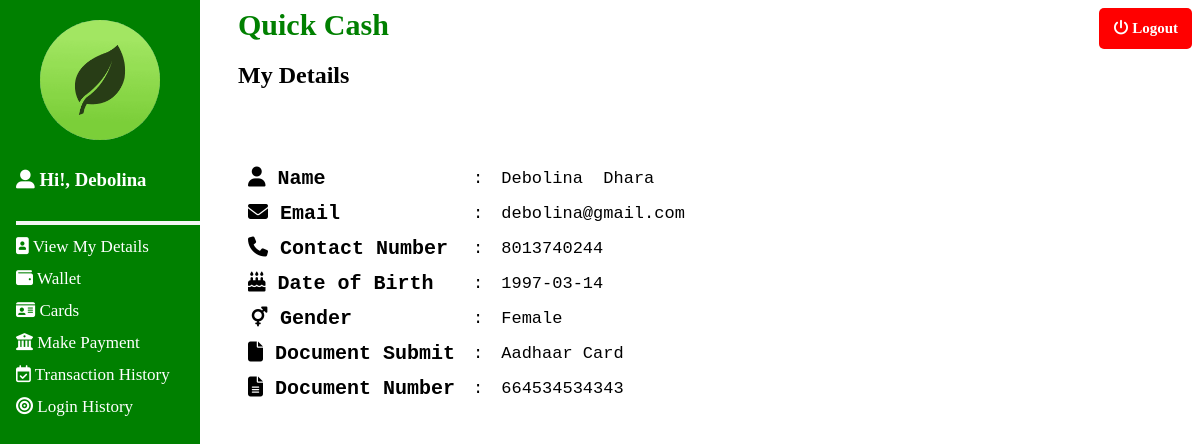
Screenshot of /user_welcome.php (signed in) with the database file from the repository.
### tables this page shows
CREATE TABLE `user2` (
  `id` int(11) NOT NULL,
  `fname` varchar(50) NOT NULL,
  `lname` varchar(50) NOT NULL,
  `email` varchar(50) NOT NULL,
  `phone` varchar(10) NOT NULL,
  `dob` date NOT NULL,
  `gender` varchar(7) NOT NULL,
  `document` varchar(20) NOT NULL,
  `card_no` varchar(25) NOT NULL,
  `password` varchar(80) NOT NULL,
  `byname` varchar(50) NOT NULL,
  `datetime` varchar(150) NOT NULL
);

### usersession.php (called while the page is built, shortened)
<?php
include_once 'dbconfig.php';
   $user_check = $_SESSION['login_user'];
   $ses_sql = mysqli_query($connect,"select *from user2 where phone = '$user_check' ");
   $row = mysqli_fetch_array($ses_sql,MYSQLI_ASSOC);
   $login_session = $row['phone'];
   $fname = $row['fname'];
?>

### user_welcome.php (the view, shortened to what this page needs)
<!DOCTYPE html>
<html>
    <head>
        <link href="css/debitcard.css" rel="stylesheet" type="text/css"/>
        <link href="css/style2.css" rel="stylesheet" type="text/css"/>
        <link href="css/sidenav.css" rel="stylesheet" type="text/css"/>
        <link rel="stylesheet" href="https://cdnjs.cloudflare.com/ajax/libs/font-awesome/4.7.0/css/font-awesome.min.css">
        <link rel="stylesheet" href="https://cdnjs.cloudflare.com/ajax/libs/font-awesome/4.7.0/css/font-awesome.min.css">
        <link href="css/style3.css" rel="stylesheet" type="text/css"/>
        <link rel="stylesheet" href="https://cdnjs.cloudflare.com/ajax/libs/font-awesome/4.7.0/css/font-awesome.min.css">
    </head>
    <body>
        <?php
        include_once 'dbconfig.php';
        include_once 'usersession.php';
        ?>
        <div>
            <div class="container">
                <div>
                    <div class="sidenav">
                        <img src="pics/icoon.png" alt="" id="icon"/>
                        <h3 style=" padding: 6px 16px; color: white"><i class='fas fa-user-alt'></i> Hi!, <?php echo $fname ?></h3>
                        <a href="#"><div class="line"></div></a>
                        <a href="#about" id="my_details"><i class='fas fa-portrait'></i> View My Details</a>
                        <a href="#services" id="wallet"><i class='fas fa-wallet'></i> Wallet</a>
                        <a href="#clients" id="cards"><i class='fas fa-id-card'></i> Cards</a>
                        <a href="#makepay" id="makepay"><i class='fas fa-bank'></i> Make Payment</a>
                        <a href="#transaction" id="transaction"><i class='fa fa-calendar-check-o'></i> Transaction History</a>
                        <a href="#History" id="history"><i class='fas fa-bullseye'></i> Login History</a>
                     </div>
                </div>
            </div>
            <div>
                <div class="content">
                    <div>
                            <div class="headbar">
                                <span class="head">Quick Cash</span>
                                <span class="logoutbutton"><a href="user_logout.php"><i class='fas fa-power-off'></i> Logout</a></span>
                            </div>
                    </div>
                    <div>
                        <div class="mydetails">
                            <h2>My Details</h2>
                            <div>
                                <div class="details">
                                    <?php
                                        $mydetail = mysqli_query($connect, "select *from user2 where phone = $login_session");
                                        while($res = mysqli_fetch_array($mydetail)){
                                    ?>
                                    <table id="my_details">
                                        <tbody>
                                            <tr>
                                                <td><label><i class='fas fa-user'></i> Name</label></td>
                                                <td> : </td>
                                                <td><?php echo $res['fname']; ?> &nbsp;<?php echo $res['lname']; ?></td>
                                            </tr>
                                            <tr>
                                                <td><label><i class="fa fa-envelope"></i> Email</label></td>
                                                <td> : </td>
                                                <td><?php echo $res['email']; ?></td>
                                            </tr>
                                            <tr>
                                                <td><label><i class="fa fa-phone"></i> Contact Number</label></td>
                                                <td> : </td>
                                                <td><?php echo $res['phone'] ?></td>
                                            </tr>
                                            <tr>
                                                <td><label><i class="fa fa-birthday-cake"></i> Date of Birth</label></td>
                                                <td> : </td>
                                                <td><?php echo $res['dob'] ?></td>
                                            </tr>
                                            <tr>
                                                <td><label><i class="fa fa-intersex"></i> Gender</label></td>
                                                <td> : </td>
                                                <td><?php echo $res['gender'] ?></td>
                                            </tr>
                                            <tr>
                                                <td><label><i class="fa fa-file"></i> Document Submit</label></td>
                                                <td> : </td>
                                                <td><?php echo $res['document'] ?></td>
                                            </tr>
                                            <tr>
                                                <td><label><i class="fa fa-file-text"></i> Document Number</label></td>
                                                <td> : </td>
                                                <td><?php echo $res['card_no'] ?></td>
                                            </tr>
                                        </tbody>
                                    </table>
                                    <?php
                                       }
                                    ?>
                                </div>
                            </div>
                        </div>
                    </div>
                </div>
            </div>
        </div>
    </body>
</html>

### css/style2.css (style rules this page uses)
.details { position: absolute; top: 20%; font-size: 17px; font-family: monospace; }
label { font-weight: bold; font-size: 20px; }
#my_details td { padding: 5px 8px; }

### css/sidenav.css (style rules this page uses)
#icon { border-radius: 50%; width: 120px; height: 120px; position: relative; left: 20%; }
.head { font-size: 30px; color: green; font-weight: bold; }
.logoutbutton { float: right; padding: 12px 14px; border-radius: 5px; background-color: red; cursor: pointer; font-size: 15px; font-weight: bold; }
.logoutbutton a { text-decoration: none; color: white; }
.line { border: 2px solid whitesmoke; width: 180px; }
.sidenav { height: 100%; width: 200px; position: fixed; z-index: 1; top: 0; left: 0; background-color: green; overflow-x: hidden; padding-top: 20px; }
.sidenav a { padding: 6px 8px 6px 16px; text-decoration: none; font-size: 17px; color: white; display: block; }
.content { margin-left: 230px; }

### rows the page displays
user2: fname "Debolina", lname "Dhara", email "debolina@gmail.com", phone "8013740244", dob "1997-03-14", gender "Female", document "Aadhaar Card", card_no "664534534343"
